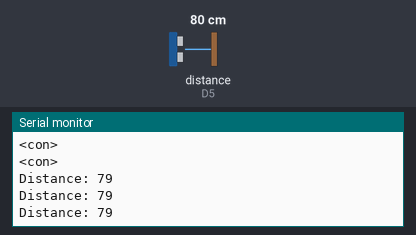
This sketch was run on a simulated ESP8266 (NodeMCU). Parts: the last lines printed to the serial monitor. Wiring (inferred from the names in the program): ultrasonic range finder: trigger D6; echo D5. Inputs (shaded band) come from the test bench; at power-on: distance to the obstacle (sensor on D5) 80 cm. The echo pulse lasts 58.3 µs per cm; WiFi joins after 1.5 s; servers stay silent unless stated; uploads are accepted with an empty reply.

Above: at 2.7 s.
2.8 s: distance to the obstacle (sensor on D5) set to 2 cm
At 3.76 s:
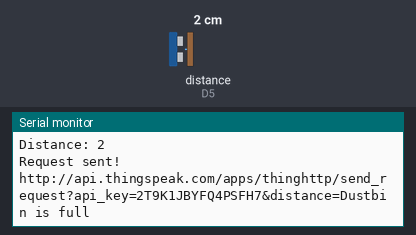
5.1 s: distance to the obstacle (sensor on D5) set to 4 cm
At 5.5 s:
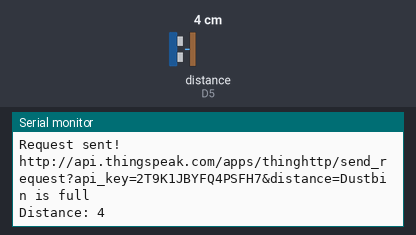
6.6 s: distance to the obstacle (sensor on D5) set to 9 cm
At 7.5 s:
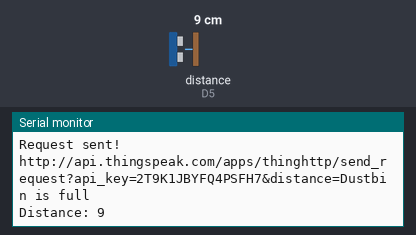
Timing chart, 0 to 9.6 s (numbered marks = the images above; inputs shaded):
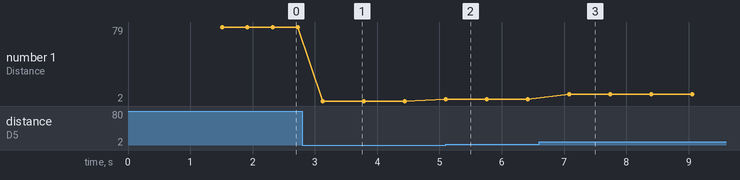

Measured:
- after the input at 2.8 s, the serial monitor: prints a new line after 0.33 s (image 1)
- after the input at 5.1 s, the serial monitor: prints a new line at once (image 2)
- after the input at 6.6 s, the serial monitor: prints a new line after 0.48 s (image 3)
- plotted number 1: 79 → 2 after the input at 2.8 s

The sketch:

Smart_Waste_Management_System.ino
```cpp
#include <ESP8266WiFi.h>
#include <ESP8266HTTPClient.h>

WiFiClient client;
String request_string;
HTTPClient http;

const int trigPin = D6;
const int echoPin = D5;

long duration;
int distance;
String thingsSpeakAddresss = "http://api.thingspeak.com/apps/thinghttp/send_request?";
void setup() {
  pinMode(trigPin,OUTPUT);
  pinMode(echoPin,INPUT);
  Serial.begin(9600);

  WiFi.disconnect();
  WiFi.begin("Inam ul Rehman","in123456");
  while(!(WiFi.status() == WL_CONNECTED)){
    Serial.println("<con>");
    delay(100);
    }
}


void loop() {
  digitalWrite(trigPin,LOW);
  delayMicroseconds(2);
  digitalWrite(trigPin,HIGH);
  delayMicroseconds(10);
  digitalWrite(trigPin,LOW);

  duration = pulseIn(echoPin,HIGH);
  distance = (duration * .0343)/2;
  Serial.print("Distance: ");
  Serial.println(distance);
//  Serial.print("Duration: ");
//  Serial.println(duration);
  delay(100);

  if(client.connect("api.thingspeak.com",80)){
    request_string = thingsSpeakAddresss;
    request_string += "api_key=";
    request_string += "2T9K1JBYFQ4PSFH7";
    request_string += "&";
    request_string += "distance=";
    request_string += "Dustbin is full";
    if(distance <= 10)
    {
      http.begin(client ,request_string);
      http.GET();
      http.end();
      Serial.println("Request sent!");
      Serial.println(request_string);

      }
      delay(100);
    }


}
```
